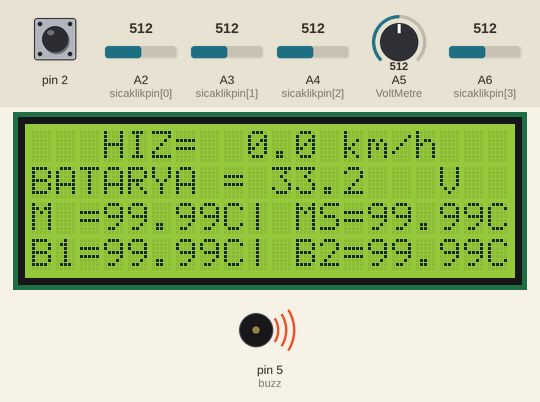
A sketch run on a simulated Arduino Nano, built with avr-gcc and run on an emulated ATmega328P. Parts: 20×4 character LCD, buzzer (waves = sounding). The test bench sets the inputs (shaded band); at power-on: A5 (VoltMetre) = 512, A2 (sicaklikpin[0]) = 512, A3 (sicaklikpin[1]) = 512, A4 (sicaklikpin[2]) = 512, A6 (sicaklikpin[3]) = 512, pin 2 HIGH. No radio packets arrive unless stated; what the sketch prints to the serial monitor is not drawn.

Above: at 1.7 s.
1.8 s: A5 (VoltMetre) set to 50
3.7 s: A2 (sicaklikpin[0]) set to 50
At 5.1 s:
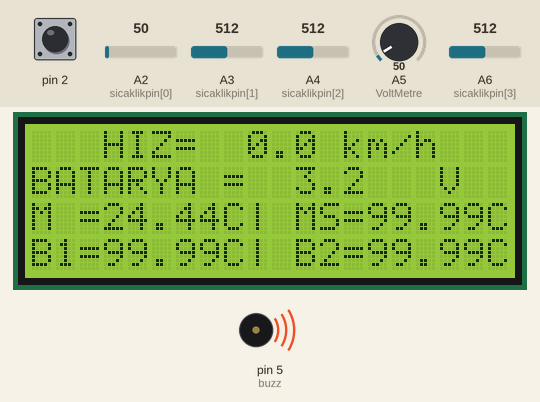
5.9 s: A3 (sicaklikpin[1]) set to 50
At 7.1 s:
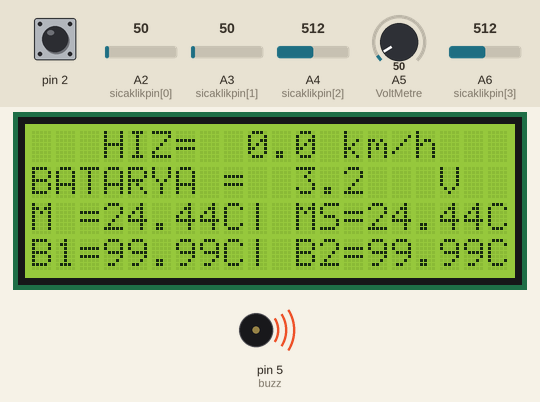
8.1 s: A4 (sicaklikpin[2]) set to 50
At 10.0 s:
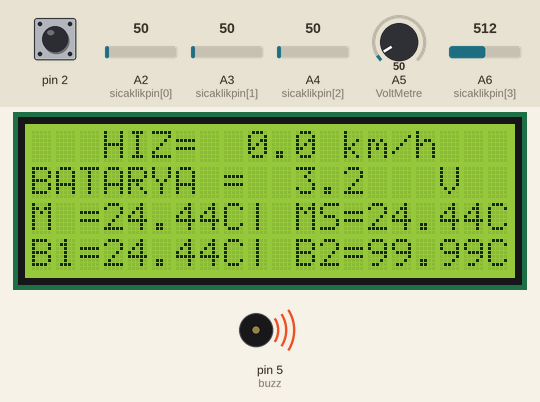
10.3 s: A6 (sicaklikpin[3]) set to 135
At 12.3 s:
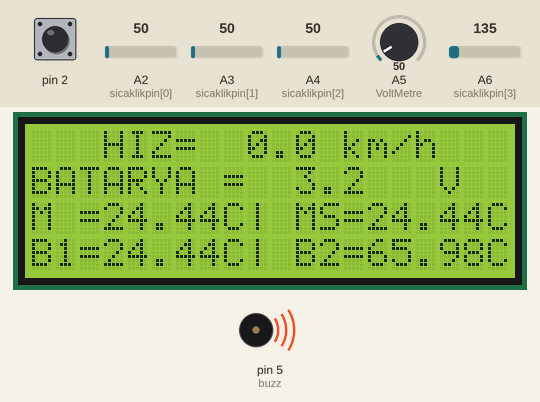
12.6 s: A6 (sicaklikpin[3]) set to 115
At 14.7 s:
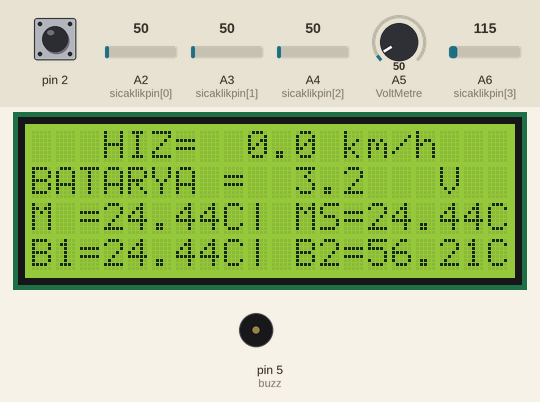
Timing chart, 0 to 18.0 s (numbered marks = the images above; inputs shaded):
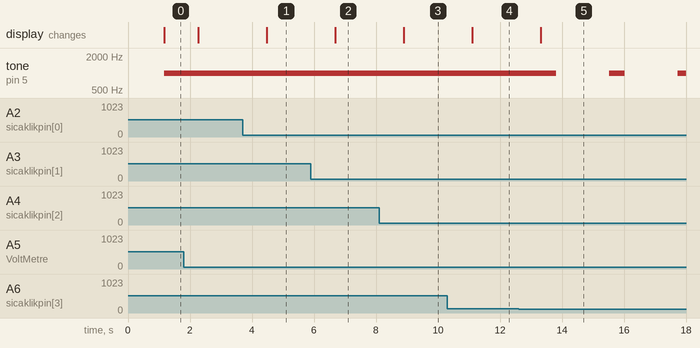

The sketch:

sender.ino
```cpp
#include <SPI.h>
#include <nRF24L01.h>
#include <RF24.h>
#include <OneWire.h>
#include <DallasTemperature.h>
#include<Wire.h>
#include<LiquidCrystal_I2C.h>


int sicaklikpin[4] = {A2, A3, A4, A6};

LiquidCrystal_I2C lcd(0x27 , 20 , 4 );

RF24 radio(7, 8); // CE, CSN

long int count = 0;
long int tTemp = 0;

int VoltMetre = A5;
float vin = 0;
float vout = 0;
float R1 = 10000;
float R2 = 1000;
float value = 0;
int buzz = 5;

int time1;
int latency = 2000;
const byte address[6] = "00001";

void setup() {
  Serial.begin(9600);
  lcd.begin();

  pinMode(2, INPUT_PULLUP);
  pinMode(3, INPUT_PULLUP);

  attachInterrupt(0, InputA, RISING);
  //attachInterrupt(0, InputB, RISING);

  tTemp = millis();

  radio.begin();
  radio.openWritingPipe(address);
  radio.setPALevel(RF24_PA_MIN);
  radio.stopListening();
}

void loop() {

  if(millis() - tTemp >= 1000)
  {
    double rotation = (double)count - 0.0;
    float velocity = 1.50793 * rotation / 1000 ;
    if(velocity<0)
    {
      velocity*=-1;
    }
    count=0;

    value = analogRead(VoltMetre);
    vout = value*(10.0/2000.0)*(66.4/56.3);
    vin = vout / (R2 /(R1+R2));

    if(vin <= 0.09)
    {
      vin=0.0;
    }

  double sicaklikvolt[4];
  double sicaklikC[4];
  char sicakliksatir[24];
  memset(sicakliksatir, 0, 24);
  for(int a = 0; a<4; a++)
  {
    char sicaklikdeger[6];
    memset(sicaklikdeger, 0, 6);
    sicaklikvolt[a] = analogRead(sicaklikpin[a]);
    sicaklikC[a] = ((sicaklikvolt[a] / 1023)*5000)/10;
    if(sicaklikC[a] >=100)
    {
      sicaklikC[a] = 99.99;
    }else if(sicaklikC[a] < 0)
    {
      sicaklikC[a] = 0.0;
    }
    dtostrf(sicaklikC[a], 5, 2, sicaklikdeger);
    strcat(sicakliksatir, sicaklikdeger);
  }
    //Serial.println(velocity);
    //Serial.println(vin);
    char message[32];
    memset(message, 0, 32);


    strcat(message, sicakliksatir);


    char ctemp[5];
    dtostrf(velocity,4,1,ctemp);
    strcat(message, ctemp);
    dtostrf(vin, 4,1,ctemp);
    strcat(message, ctemp);
    radio.write(&message, sizeof(message));


    Serial.println(message);
    Serial.println(millis()-tTemp);
    String smessage(message);
    String temp1 = smessage.substring(0,5);
    String temp2 = smessage.substring(5,10);
    String temp3 = smessage.substring(10,15);
    String temp4 = smessage.substring(15,20);
    String hiz = smessage.substring(20,24);
    String volt = smessage.substring(24,28);
    /*Serial.print(temp1);
    Serial.print(" ");
    Serial.print(temp2);
    Serial.print(" ");
    Serial.print(temp3);
    Serial.print(" ");
    Serial.print(temp4);
    Serial.print(" ");
    Serial.print(hiz);
    Serial.print(" ");
    Serial.print(volt);
    Serial.println();*/

    lcd.setCursor(3,0);
    lcd.print("HIZ=      km/h");
    lcd.setCursor(8,0);
    lcd.print(hiz);
    lcd.setCursor(0,1);
    lcd.print("BATARYA =        V");
    lcd.setCursor(10,1);
    lcd.print(volt);

    lcd.setCursor(0,2);
    lcd.print("M =     C");
    lcd.setCursor(3,2);
    lcd.print(temp1);
    lcd.setCursor(9,2);
    lcd.print("| MS=     C");
    lcd.setCursor(14,2);
    lcd.print(temp2);
    lcd.setCursor(0,3);
    lcd.print("B1=     C|");
    lcd.setCursor(3,3);
    lcd.print(temp3);
    lcd.setCursor(11,3);
    lcd.print("B2=     C");
    lcd.setCursor(14,3);
    lcd.print(temp4);

    float t1 = sicaklikC[0];
    float t2 = sicaklikC[1];
    float t3 = sicaklikC[2];
    float t4 = sicaklikC[3];

    if(t3>60 || t4>60)
    {
      tone(buzz, 1000, latency);
    }
    else if(t3>50 || t4>50)
    {
      if(millis()-time1>latency)
      {
        tone(buzz, 1000, latency/4);
        time1=millis();
      }
    }

    tTemp = millis();
  }
}

void InputA()
{
  if(digitalRead(3)==LOW)
  {
    count++;
  }else{
    count--;
  }
}

void InputB()
{
  if(digitalRead(2)==LOW)
  {
    count--;
  }else{
    count++;
  }
}
```

Measured:
- the behaviour switches between 123 and 122 on A6 (sicaklikpin[3]) (found by bisection; images 4 and 5)
- after the input at 3.7 s, the display: changes after 0.78 s (image 1)
- after the input at 5.9 s, the display: changes after 0.79 s (image 2)
- after the input at 8.1 s, the display: changes after 0.80 s (image 3)
- after the input at 10.3 s, the display: changes after 0.81 s (image 4)
- after the input at 12.6 s, tone on pin 5 (buzz): alternates 1000 Hz for 0.50 s and silent for 1.7 s, starting after 1.2 s; the display: changes after 0.72 s (image 5)
